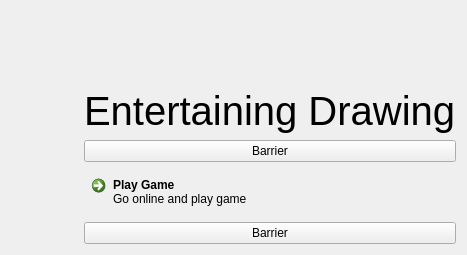
<?xml version="1.0" encoding="UTF-8"?>
<ui version="4.0">
 <class>MainMenu</class>
 <widget class="QWidget" name="MainMenu">
  <property name="geometry">
   <rect>
    <x>0</x>
    <y>0</y>
    <width>467</width>
    <height>255</height>
   </rect>
  </property>
  <property name="windowTitle">
   <string>Form</string>
  </property>
  <layout class="QHBoxLayout" name="horizontalLayout">
   <item>
    <spacer name="horizontalSpacer">
     <property name="orientation">
      <enum>Qt::Horizontal</enum>
     </property>
     <property name="sizeHint" stdset="0">
      <size>
       <width>37</width>
       <height>20</height>
      </size>
     </property>
    </spacer>
   </item>
   <item>
    <layout class="QVBoxLayout" name="verticalLayout">
     <item>
      <spacer name="verticalSpacer">
       <property name="orientation">
        <enum>Qt::Vertical</enum>
       </property>
       <property name="sizeHint" stdset="0">
        <size>
         <width>20</width>
         <height>40</height>
        </size>
       </property>
      </spacer>
     </item>
     <item>
      <widget class="QLabel" name="label">
       <property name="font">
        <font>
         <pointsize>30</pointsize>
         <weight>50</weight>
         <bold>false</bold>
        </font>
       </property>
       <property name="text">
        <string>Entertaining Drawing</string>
       </property>
      </widget>
     </item>
     <item>
      <widget class="FocusBarrier" name="focusBarrierTop">
       <property name="text">
        <string notr="true">Barrier</string>
       </property>
      </widget>
     </item>
     <item>
      <widget class="QCommandLinkButton" name="logInButton">
       <property name="text">
        <string>Play Game</string>
       </property>
       <property name="icon">
        <iconset>
         <normaloff>:/icons/go-next.svg</normaloff>:/icons/go-next.svg</iconset>
       </property>
       <property name="description">
        <string>Go online and play game</string>
       </property>
      </widget>
     </item>
     <item>
      <widget class="FocusBarrier" name="focusBarrierBottom">
       <property name="text">
        <string notr="true">Barrier</string>
       </property>
      </widget>
     </item>
    </layout>
   </item>
  </layout>
 </widget>
 <customwidgets>
  <customwidget>
   <class>FocusBarrier</class>
   <extends>QPushButton</extends>
   <header location="global">focusbarrier.h</header>
  </customwidget>
 </customwidgets>
 <resources/>
 <connections/>
</ui>
